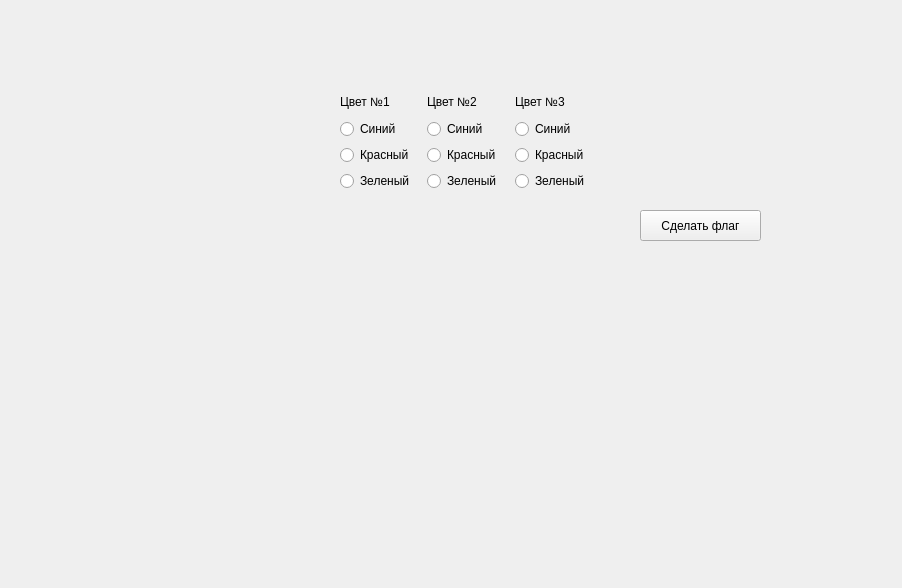
<?xml version="1.0" encoding="UTF-8"?>
<ui version="4.0">
 <class>Form</class>
 <widget class="QWidget" name="Form">
  <property name="geometry">
   <rect>
    <x>0</x>
    <y>0</y>
    <width>902</width>
    <height>588</height>
   </rect>
  </property>
  <property name="windowTitle">
   <string>Form</string>
  </property>
  <widget class="QWidget" name="horizontalLayoutWidget">
   <property name="geometry">
    <rect>
     <x>340</x>
     <y>90</y>
     <width>256</width>
     <height>101</height>
    </rect>
   </property>
   <layout class="QHBoxLayout" name="horizontalLayout">
    <item>
     <layout class="QVBoxLayout" name="verticalLayout">
      <item>
       <widget class="QLabel" name="label">
        <property name="text">
         <string>Цвет №1</string>
        </property>
       </widget>
      </item>
      <item>
       <widget class="QRadioButton" name="radioButton">
        <property name="text">
         <string>Синий</string>
        </property>
        <attribute name="buttonGroup">
         <string notr="true">color_1</string>
        </attribute>
       </widget>
      </item>
      <item>
       <widget class="QRadioButton" name="radioButton_3">
        <property name="text">
         <string>Красный</string>
        </property>
        <attribute name="buttonGroup">
         <string notr="true">color_1</string>
        </attribute>
       </widget>
      </item>
      <item>
       <widget class="QRadioButton" name="radioButton_2">
        <property name="text">
         <string>Зеленый</string>
        </property>
        <attribute name="buttonGroup">
         <string notr="true">color_1</string>
        </attribute>
       </widget>
      </item>
     </layout>
    </item>
    <item>
     <layout class="QVBoxLayout" name="verticalLayout_2">
      <item>
       <widget class="QLabel" name="label_2">
        <property name="text">
         <string>Цвет №2</string>
        </property>
       </widget>
      </item>
      <item>
       <widget class="QRadioButton" name="radioButton_4">
        <property name="text">
         <string>Синий</string>
        </property>
        <attribute name="buttonGroup">
         <string notr="true">color_3</string>
        </attribute>
       </widget>
      </item>
      <item>
       <widget class="QRadioButton" name="radioButton_5">
        <property name="text">
         <string>Красный</string>
        </property>
        <attribute name="buttonGroup">
         <string notr="true">color_3</string>
        </attribute>
       </widget>
      </item>
      <item>
       <widget class="QRadioButton" name="radioButton_6">
        <property name="text">
         <string>Зеленый</string>
        </property>
        <attribute name="buttonGroup">
         <string notr="true">color_3</string>
        </attribute>
       </widget>
      </item>
     </layout>
    </item>
    <item>
     <layout class="QVBoxLayout" name="verticalLayout_3">
      <item>
       <widget class="QLabel" name="label_3">
        <property name="text">
         <string>Цвет №3</string>
        </property>
       </widget>
      </item>
      <item>
       <widget class="QRadioButton" name="radioButton_7">
        <property name="text">
         <string>Синий</string>
        </property>
        <attribute name="buttonGroup">
         <string notr="true">color_2</string>
        </attribute>
       </widget>
      </item>
      <item>
       <widget class="QRadioButton" name="radioButton_8">
        <property name="text">
         <string>Красный</string>
        </property>
        <attribute name="buttonGroup">
         <string notr="true">color_2</string>
        </attribute>
       </widget>
      </item>
      <item>
       <widget class="QRadioButton" name="radioButton_9">
        <property name="text">
         <string>Зеленый</string>
        </property>
        <attribute name="buttonGroup">
         <string notr="true">color_2</string>
        </attribute>
       </widget>
      </item>
     </layout>
    </item>
   </layout>
  </widget>
  <widget class="QPushButton" name="pushButton">
   <property name="geometry">
    <rect>
     <x>640</x>
     <y>210</y>
     <width>121</width>
     <height>31</height>
    </rect>
   </property>
   <property name="text">
    <string>Сделать флаг</string>
   </property>
  </widget>
  <widget class="QLabel" name="label_4">
   <property name="geometry">
    <rect>
     <x>210</x>
     <y>310</y>
     <width>201</width>
     <height>31</height>
    </rect>
   </property>
   <property name="text">
    <string/>
   </property>
  </widget>
 </widget>
 <resources/>
 <connections/>
 <buttongroups>
  <buttongroup name="color_1"/>
  <buttongroup name="color_3"/>
  <buttongroup name="color_2"/>
 </buttongroups>
</ui>
